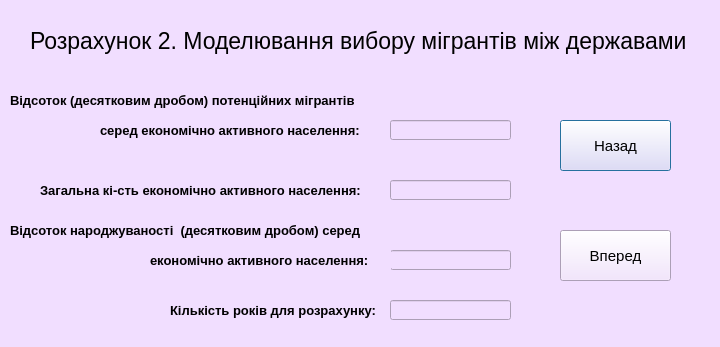
<?xml version="1.0" encoding="UTF-8"?>
<ui version="4.0">
 <class>kkwin2</class>
 <widget class="QDialog" name="kkwin2">
  <property name="enabled">
   <bool>true</bool>
  </property>
  <property name="geometry">
   <rect>
    <x>0</x>
    <y>0</y>
    <width>720</width>
    <height>347</height>
   </rect>
  </property>
  <property name="minimumSize">
   <size>
    <width>720</width>
    <height>347</height>
   </size>
  </property>
  <property name="maximumSize">
   <size>
    <width>720</width>
    <height>347</height>
   </size>
  </property>
  <property name="windowTitle">
   <string>Dialog</string>
  </property>
  <property name="styleSheet">
   <string notr="true">background-color:rgb(241,222,255);</string>
  </property>
  <widget class="QLabel" name="label">
   <property name="geometry">
    <rect>
     <x>30</x>
     <y>10</y>
     <width>661</width>
     <height>61</height>
    </rect>
   </property>
   <property name="font">
    <font>
     <pointsize>17</pointsize>
     <weight>50</weight>
     <bold>false</bold>
    </font>
   </property>
   <property name="text">
    <string>Розрахунок 2. Моделювання вибору мігрантів між державами </string>
   </property>
  </widget>
  <widget class="QLineEdit" name="pot">
   <property name="enabled">
    <bool>true</bool>
   </property>
   <property name="geometry">
    <rect>
     <x>390</x>
     <y>120</y>
     <width>121</width>
     <height>20</height>
    </rect>
   </property>
   <property name="text">
    <string/>
   </property>
   <property name="alignment">
    <set>Qt::AlignCenter</set>
   </property>
  </widget>
  <widget class="QPushButton" name="back">
   <property name="geometry">
    <rect>
     <x>560</x>
     <y>120</y>
     <width>111</width>
     <height>51</height>
    </rect>
   </property>
   <property name="font">
    <font>
     <pointsize>11</pointsize>
    </font>
   </property>
   <property name="text">
    <string>Назад</string>
   </property>
  </widget>
  <widget class="QLabel" name="label_10">
   <property name="geometry">
    <rect>
     <x>40</x>
     <y>180</y>
     <width>341</width>
     <height>21</height>
    </rect>
   </property>
   <property name="font">
    <font>
     <pointsize>10</pointsize>
     <weight>75</weight>
     <bold>true</bold>
    </font>
   </property>
   <property name="text">
    <string>Загальна кі-сть економічно активного населення:</string>
   </property>
  </widget>
  <widget class="QLabel" name="label_11">
   <property name="geometry">
    <rect>
     <x>10</x>
     <y>220</y>
     <width>371</width>
     <height>21</height>
    </rect>
   </property>
   <property name="font">
    <font>
     <pointsize>10</pointsize>
     <weight>75</weight>
     <bold>true</bold>
    </font>
   </property>
   <property name="text">
    <string>Відсоток народжуваності  (десятковим дробом) серед </string>
   </property>
  </widget>
  <widget class="QLineEdit" name="total">
   <property name="enabled">
    <bool>true</bool>
   </property>
   <property name="geometry">
    <rect>
     <x>390</x>
     <y>180</y>
     <width>121</width>
     <height>20</height>
    </rect>
   </property>
   <property name="text">
    <string/>
   </property>
   <property name="alignment">
    <set>Qt::AlignCenter</set>
   </property>
  </widget>
  <widget class="QLineEdit" name="born">
   <property name="enabled">
    <bool>true</bool>
   </property>
   <property name="geometry">
    <rect>
     <x>390</x>
     <y>250</y>
     <width>121</width>
     <height>20</height>
    </rect>
   </property>
   <property name="text">
    <string/>
   </property>
   <property name="alignment">
    <set>Qt::AlignCenter</set>
   </property>
  </widget>
  <widget class="QPushButton" name="next">
   <property name="geometry">
    <rect>
     <x>560</x>
     <y>230</y>
     <width>111</width>
     <height>51</height>
    </rect>
   </property>
   <property name="font">
    <font>
     <pointsize>11</pointsize>
    </font>
   </property>
   <property name="text">
    <string>Вперед</string>
   </property>
  </widget>
  <widget class="QLabel" name="label_12">
   <property name="geometry">
    <rect>
     <x>10</x>
     <y>90</y>
     <width>361</width>
     <height>21</height>
    </rect>
   </property>
   <property name="font">
    <font>
     <pointsize>10</pointsize>
     <weight>75</weight>
     <bold>true</bold>
    </font>
   </property>
   <property name="text">
    <string>Відсоток (десятковим дробом) потенційних мігрантів</string>
   </property>
  </widget>
  <widget class="QLabel" name="label_13">
   <property name="geometry">
    <rect>
     <x>100</x>
     <y>120</y>
     <width>281</width>
     <height>21</height>
    </rect>
   </property>
   <property name="font">
    <font>
     <pointsize>10</pointsize>
     <weight>75</weight>
     <bold>true</bold>
    </font>
   </property>
   <property name="text">
    <string>серед економічно активного населення:</string>
   </property>
  </widget>
  <widget class="QLabel" name="label_2">
   <property name="geometry">
    <rect>
     <x>150</x>
     <y>250</y>
     <width>241</width>
     <height>20</height>
    </rect>
   </property>
   <property name="font">
    <font>
     <pointsize>10</pointsize>
     <weight>75</weight>
     <bold>true</bold>
    </font>
   </property>
   <property name="text">
    <string>економічно активного населення:</string>
   </property>
  </widget>
  <widget class="QLabel" name="label_14">
   <property name="geometry">
    <rect>
     <x>170</x>
     <y>300</y>
     <width>221</width>
     <height>21</height>
    </rect>
   </property>
   <property name="font">
    <font>
     <pointsize>10</pointsize>
     <weight>75</weight>
     <bold>true</bold>
    </font>
   </property>
   <property name="text">
    <string>Кількість років для розрахунку:</string>
   </property>
  </widget>
  <widget class="QLineEdit" name="years">
   <property name="enabled">
    <bool>true</bool>
   </property>
   <property name="geometry">
    <rect>
     <x>390</x>
     <y>300</y>
     <width>121</width>
     <height>20</height>
    </rect>
   </property>
   <property name="text">
    <string/>
   </property>
   <property name="alignment">
    <set>Qt::AlignCenter</set>
   </property>
  </widget>
 </widget>
 <resources/>
 <connections/>
</ui>
